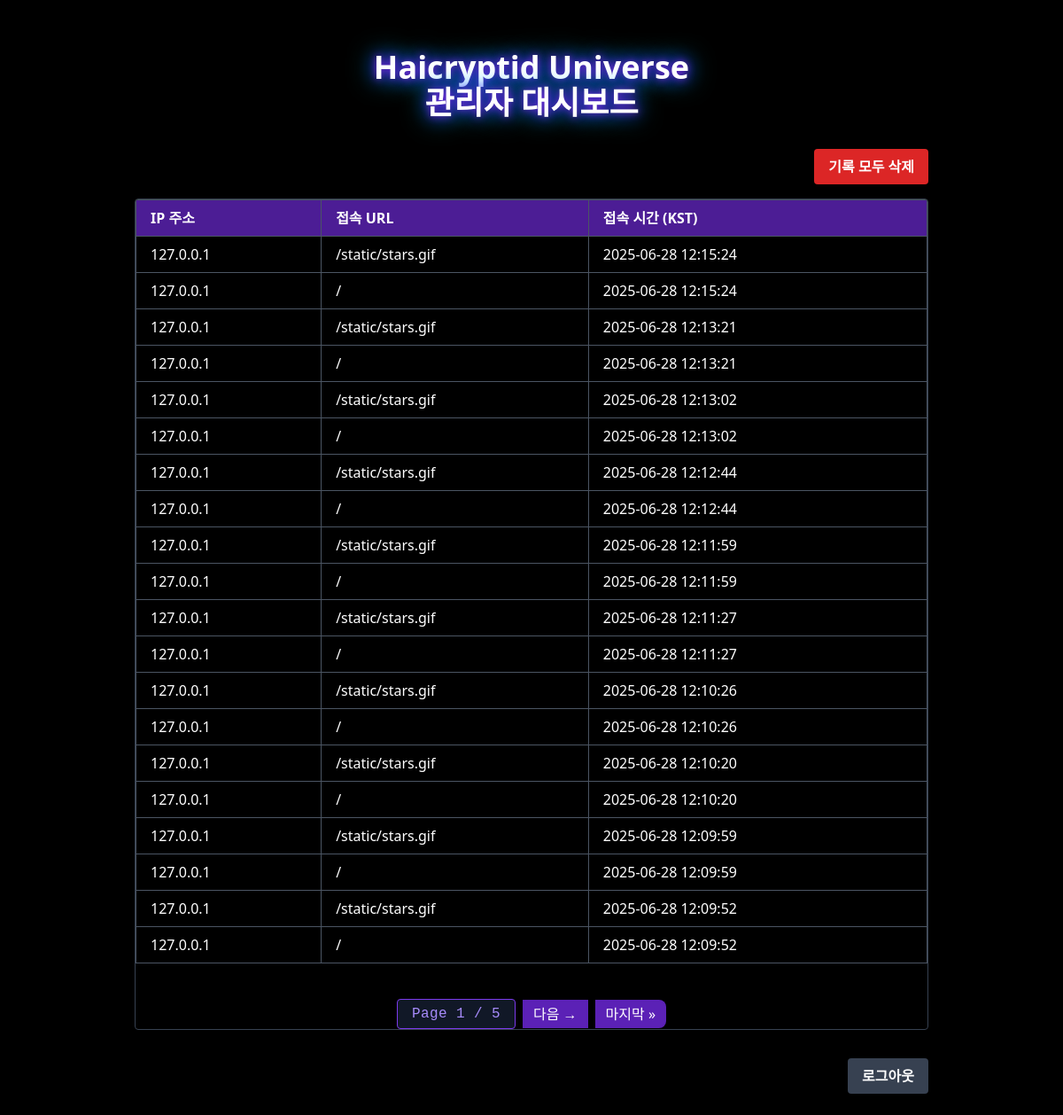
/admin/dashboard (signed in), run on an earlier commit of the app's database.
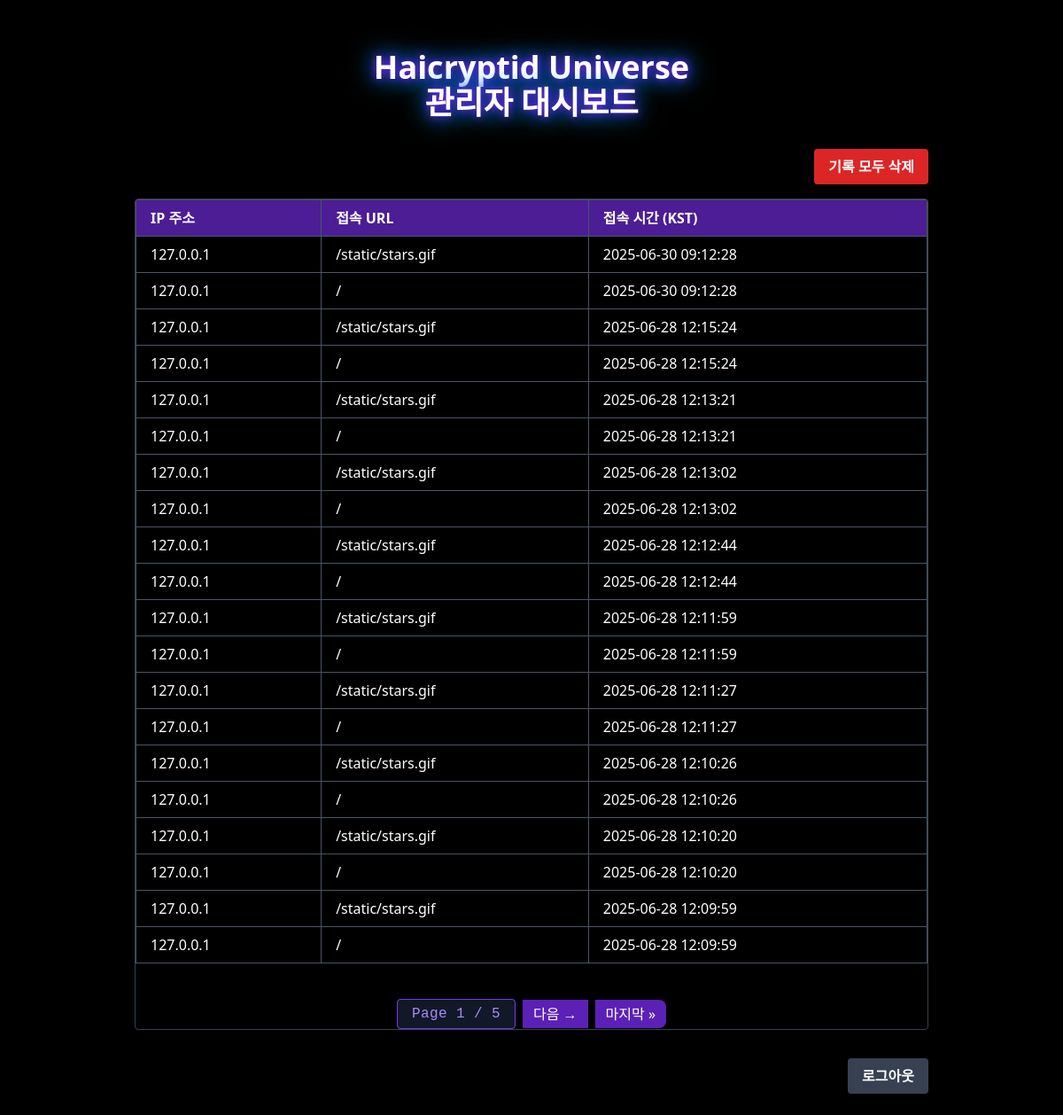
And on a later commit of the database.
### tables this page shows
CREATE TABLE visits_log (
                    id INTEGER PRIMARY KEY AUTOINCREMENT,
                    ip_address TEXT,
                    user_agent TEXT,
                    accessed_url TEXT,
                    timestamp TEXT
                );

### app.py (the view)
@app.route("/admin/dashboard")
def dashboard():
    if not session.get("admin"):
        return redirect(url_for("admin"))
    page = int(request.args.get("page", 1))
    per_page = 20
    offset = (page - 1) * per_page
    conn = sqlite3.connect(DB_PATH)
    c = conn.cursor()
    c.execute("SELECT COUNT(*) FROM visits_log")
    total_logs = c.fetchone()[0]
    total_pages = (total_logs + per_page - 1) // per_page  # 올림
    c.execute("SELECT ip_address, accessed_url, timestamp FROM visits_log ORDER BY timestamp DESC LIMIT ? OFFSET ?", (per_page, offset))
    logs = c.fetchall()
    conn.close()
    logs_kst = []
    for ip, url, timestamp_str in logs:
        utc_dt = datetime.fromisoformat(timestamp_str)
        kst_dt = utc_dt + timedelta(hours=9)
        kst_str = kst_dt.strftime("%Y-%m-%d %H:%M:%S")
        logs_kst.append((ip, url, kst_str))
    return render_template("dashboard.html", logs=logs_kst, page=page, total_pages=total_pages)

### app.py (called while the page is built)
@app.before_request
def track_visit():
    if not (request.path.startswith("/favicon.ico") or request.path.startswith("/static") or request.path.startswith("/admin")):
        log_visit(request.remote_addr, request.user_agent.string, request.path)

### templates/dashboard.html (shortened to what this page needs)
<!DOCTYPE html>
<html lang="ko">
<head>
    <link href="https://cdn.jsdelivr.net/npm/tailwindcss@2.2.19/dist/tailwind.min.css" rel="stylesheet" />
    <link rel="stylesheet" href="{{ url_for('static', filename='style.css') }}" />
</head>
<body class="bg-black text-white min-h-screen flex flex-col items-center p-6">
    <h1 class="text-4xl font-bold mb-8 glow-text">Haicryptid Universe<br>관리자 대시보드</h1>
    <form method="POST" action="{{ url_for('clear_logs') }}" class="mb-4 w-full max-w-4xl flex justify-end">
        <button type="submit" onclick="return confirm('정말 모든 로그를 삭제할까요?');"
            class="bg-red-600 hover:bg-red-800 text-white px-4 py-2 rounded font-semibold">
            기록 모두 삭제
        </button>
    </form>
    <div class="w-full max-w-4xl overflow-x-auto max-h-[400px] overflow-y-auto border border-gray-700 rounded">
        <table class="table-auto w-full text-left border-collapse border border-gray-700">
            <thead>
                <tr class="bg-purple-900 sticky top-0">
                    <th class="border border-gray-600 px-4 py-2">IP 주소</th>
                    <th class="border border-gray-600 px-4 py-2">접속 URL</th>
                    <th class="border border-gray-600 px-4 py-2">접속 시간 (KST)</th>
                </tr>
            </thead>
            <tbody>
                {% for ip, url, timestamp in logs %}
                <tr class="even:bg-gray-800 odd:bg-gray-900">
                    <td class="border border-gray-600 px-4 py-2 break-words max-w-[150px]">{{ ip }}</td>
                    <td class="border border-gray-600 px-4 py-2 break-words max-w-[300px]">{{ url }}</td>
                    <td class="border border-gray-600 px-4 py-2 whitespace-nowrap">{{ timestamp }}</td>
                </tr>
                {% else %}
                <tr>
                    <td colspan="3" class="text-center p-4 text-gray-400 font-semibold">로그가 없습니다.</td>
                </tr>
                {% endfor %}
            </tbody>
        </table>
        <div class="mt-10 flex justify-center items-center space-x-2">
            <span
                class="px-4 py-1 bg-gray-900 text-purple-400 border border-purple-600 rounded font-mono tracking-wide shadow-md">
                Page {{ page }} / {{ total_pages }}
            </span>
            {% if page < total_pages %} <a href="{{ url_for('dashboard', page=page+1) }}"
                class="px-3 py-1 bg-purple-800 text-white hover:bg-purple-700 transition">
                다음 →
                </a>
                <a href="{{ url_for('dashboard', page=total_pages) }}"
                    class="px-3 py-1 bg-purple-800 text-white rounded-r-lg hover:bg-purple-700 transition">
                    마지막 »
                </a>
                {% endif %}
        </div>
    </div>
    <form method="POST" action="{{ url_for('logout') }}" class="mt-8 w-full max-w-4xl flex justify-end">
        <button type="submit" class="bg-gray-700 hover:bg-gray-900 text-white px-4 py-2 rounded font-semibold">
            로그아웃
        </button>
    </form>
</body>
</html>

What changed in the data, as far as the page shows it:
no longer on this page (row unchanged): visits_log: ip_address "127.0.0.1", accessed_url "/static/stars.gif", timestamp "2025-06-28 12:09:52"
no longer on this page (row unchanged): visits_log: ip_address "127.0.0.1", accessed_url "/", timestamp "2025-06-28 12:09:52"
added visits_log: ip_address "127.0.0.1", accessed_url "/static/stars.gif", timestamp "2025-06-30 09:12:28"
added visits_log: ip_address "127.0.0.1", accessed_url "/", timestamp "2025-06-30 09:12:28"
